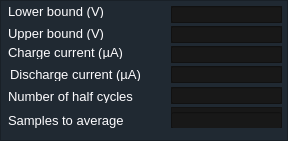
   <widget class="QFrame" name="charge_disch">
    <property name="geometry">
     <rect>
      <x>5</x>
      <y>40</y>
      <width>288</width>
      <height>141</height>
     </rect>
    </property>
    <property name="styleSheet">
     <string notr="true">background-color: #202932;</string>
    </property>
    <property name="frameShape">
     <enum>QFrame::StyledPanel</enum>
    </property>
    <property name="frameShadow">
     <enum>QFrame::Raised</enum>
    </property>
    <widget class="QLabel" name="label_11">
     <property name="geometry">
      <rect>
       <x>8</x>
       <y>4</y>
       <width>112</width>
       <height>14</height>
      </rect>
     </property>
     <property name="font">
      <font>
       <pointsize>10</pointsize>
       <weight>50</weight>
       <italic>false</italic>
       <bold>false</bold>
      </font>
     </property>
     <property name="styleSheet">
      <string notr="true">color: rgb(254, 253, 255);
font: 10pt;</string>
     </property>
     <property name="text">
      <string>Lower bound (V)</string>
     </property>
     <property name="textFormat">
      <enum>Qt::PlainText</enum>
     </property>
    </widget>
    <widget class="QLabel" name="label_12">
     <property name="geometry">
      <rect>
       <x>8</x>
       <y>26</y>
       <width>112</width>
       <height>14</height>
      </rect>
     </property>
     <property name="font">
      <font>
       <pointsize>10</pointsize>
       <weight>50</weight>
       <italic>false</italic>
       <bold>false</bold>
      </font>
     </property>
     <property name="styleSheet">
      <string notr="true">color: rgb(254, 253, 255);
font: 10pt;</string>
     </property>
     <property name="text">
      <string>Upper bound (V)</string>
     </property>
     <property name="textFormat">
      <enum>Qt::PlainText</enum>
     </property>
    </widget>
    <widget class="QLabel" name="label_14">
     <property name="geometry">
      <rect>
       <x>8</x>
       <y>45</y>
       <width>150</width>
       <height>14</height>
      </rect>
     </property>
     <property name="font">
      <font>
       <pointsize>10</pointsize>
       <weight>50</weight>
       <italic>false</italic>
       <bold>false</bold>
      </font>
     </property>
     <property name="styleSheet">
      <string notr="true">color: rgb(254, 253, 255);
font: 10pt;</string>
     </property>
     <property name="text">
      <string>Charge current (µA)</string>
     </property>
     <property name="textFormat">
      <enum>Qt::PlainText</enum>
     </property>
    </widget>
    <widget class="QFrame" name="frame_9">
     <property name="geometry">
      <rect>
       <x>171</x>
       <y>6</y>
       <width>111</width>
       <height>17</height>
      </rect>
     </property>
     <property name="styleSheet">
      <string notr="true">background-color: #181818;
border-color: &quot;Solid&quot;;</string>
     </property>
     <property name="frameShape">
      <enum>QFrame::StyledPanel</enum>
     </property>
     <property name="frameShadow">
      <enum>QFrame::Raised</enum>
     </property>
     <widget class="QLineEdit" name="cd_lbound">
      <property name="geometry">
       <rect>
        <x>0</x>
        <y>0</y>
        <width>111</width>
        <height>17</height>
       </rect>
      </property>
      <property name="styleSheet">
       <string notr="true">color: rgb(255, 255, 255);</string>
      </property>
     </widget>
    </widget>
    <widget class="QFrame" name="frame_11">
     <property name="geometry">
      <rect>
       <x>171</x>
       <y>26</y>
       <width>111</width>
       <height>17</height>
      </rect>
     </property>
     <property name="styleSheet">
      <string notr="true">background-color: #181818;
border-color: &quot;Solid&quot;;</string>
     </property>
     <property name="frameShape">
      <enum>QFrame::StyledPanel</enum>
     </property>
     <property name="frameShadow">
      <enum>QFrame::Raised</enum>
     </property>
     <widget class="QLineEdit" name="cd_ubound">
      <property name="geometry">
       <rect>
        <x>0</x>
        <y>0</y>
        <width>111</width>
        <height>17</height>
       </rect>
      </property>
      <property name="styleSheet">
       <string notr="true">color: rgb(255, 255, 255);</string>
      </property>
     </widget>
    </widget>
    <widget class="QFrame" name="frame_12">
     <property name="geometry">
      <rect>
       <x>171</x>
       <y>46</y>
       <width>111</width>
       <height>17</height>
      </rect>
     </property>
     <property name="styleSheet">
      <string notr="true">background-color: #181818;
border-color: &quot;Solid&quot;;</string>
     </property>
     <property name="frameShape">
      <enum>QFrame::StyledPanel</enum>
     </property>
     <property name="frameShadow">
      <enum>QFrame::Raised</enum>
     </property>
     <widget class="QLineEdit" name="cd_chargecurrent">
      <property name="geometry">
       <rect>
        <x>0</x>
        <y>0</y>
        <width>111</width>
        <height>17</height>
       </rect>
      </property>
      <property name="styleSheet">
       <string notr="true">color: rgb(255, 255, 255);</string>
      </property>
     </widget>
    </widget>
    <widget class="QFrame" name="frame_13">
     <property name="geometry">
      <rect>
       <x>171</x>
       <y>66</y>
       <width>111</width>
       <height>17</height>
      </rect>
     </property>
     <property name="styleSheet">
      <string notr="true">background-color: #181818;
border-color: &quot;Solid&quot;;</string>
     </property>
     <property name="frameShape">
      <enum>QFrame::StyledPanel</enum>
     </property>
     <property name="frameShadow">
      <enum>QFrame::Raised</enum>
     </property>
     <widget class="QLineEdit" name="cd_dischargecurrent">
      <property name="geometry">
       <rect>
        <x>0</x>
        <y>0</y>
        <width>111</width>
        <height>17</height>
       </rect>
      </property>
      <property name="styleSheet">
       <string notr="true">color: rgb(255, 255, 255);</string>
      </property>
     </widget>
    </widget>
    <widget class="QLabel" name="label_15">
     <property name="geometry">
      <rect>
       <x>10</x>
       <y>67</y>
       <width>150</width>
       <height>14</height>
      </rect>
     </property>
     <property name="font">
      <font>
       <pointsize>10</pointsize>
       <weight>50</weight>
       <italic>false</italic>
       <bold>false</bold>
      </font>
     </property>
     <property name="styleSheet">
      <string notr="true">color: rgb(254, 253, 255);
font: 10pt;</string>
     </property>
     <property name="text">
      <string>Discharge current (µA)</string>
     </property>
     <property name="textFormat">
      <enum>Qt::PlainText</enum>
     </property>
    </widget>
    <widget class="QFrame" name="frame_14">
     <property name="geometry">
      <rect>
       <x>171</x>
       <y>107</y>
       <width>111</width>
       <height>21</height>
      </rect>
     </property>
     <property name="styleSheet">
      <string notr="true">background-color: #181818;
border-color: &quot;Solid&quot;;</string>
     </property>
     <property name="frameShape">
      <enum>QFrame::StyledPanel</enum>
     </property>
     <property name="frameShadow">
      <enum>QFrame::Raised</enum>
     </property>
     <widget class="QLineEdit" name="cd_numsamples">
      <property name="geometry">
       <rect>
        <x>0</x>
        <y>5</y>
        <width>111</width>
        <height>17</height>
       </rect>
      </property>
      <property name="styleSheet">
       <string notr="true">color: rgb(255, 255, 255);</string>
      </property>
     </widget>
    </widget>
    <widget class="QFrame" name="frame_15">
     <property name="geometry">
      <rect>
       <x>171</x>
       <y>87</y>
       <width>111</width>
       <height>17</height>
      </rect>
     </property>
     <property name="styleSheet">
      <string notr="true">background-color: #181818;
border-color: &quot;Solid&quot;;</string>
     </property>
     <property name="frameShape">
      <enum>QFrame::StyledPanel</enum>
     </property>
     <property name="frameShadow">
      <enum>QFrame::Raised</enum>
     </property>
     <widget class="QLineEdit" name="cd_numcycles">
      <property name="geometry">
       <rect>
        <x>0</x>
        <y>0</y>
        <width>111</width>
        <height>17</height>
       </rect>
      </property>
      <property name="styleSheet">
       <string notr="true">color: rgb(255, 255, 255);</string>
      </property>
     </widget>
    </widget>
    <widget class="QLabel" name="label_16">
     <property name="geometry">
      <rect>
       <x>8</x>
       <y>89</y>
       <width>150</width>
       <height>14</height>
      </rect>
     </property>
     <property name="font">
      <font>
       <pointsize>10</pointsize>
       <weight>50</weight>
       <italic>false</italic>
       <bold>false</bold>
      </font>
     </property>
     <property name="styleSheet">
      <string notr="true">color: rgb(254, 253, 255);
font: 10pt;</string>
     </property>
     <property name="text">
      <string>Number of half cycles</string>
     </property>
     <property name="textFormat">
      <enum>Qt::PlainText</enum>
     </property>
    </widget>
    <widget class="QLabel" name="label_17">
     <property name="geometry">
      <rect>
       <x>8</x>
       <y>110</y>
       <width>134</width>
       <height>21</height>
      </rect>
     </property>
     <property name="font">
      <font>
       <pointsize>10</pointsize>
       <weight>50</weight>
       <italic>false</italic>
       <bold>false</bold>
      </font>
     </property>
     <property name="styleSheet">
      <string notr="true">color: rgb(254, 253, 255);
font: 10pt;</string>
     </property>
     <property name="text">
      <string>Samples to average</string>
     </property>
     <property name="textFormat">
      <enum>Qt::PlainText</enum>
     </property>
    </widget>
   </widget>
